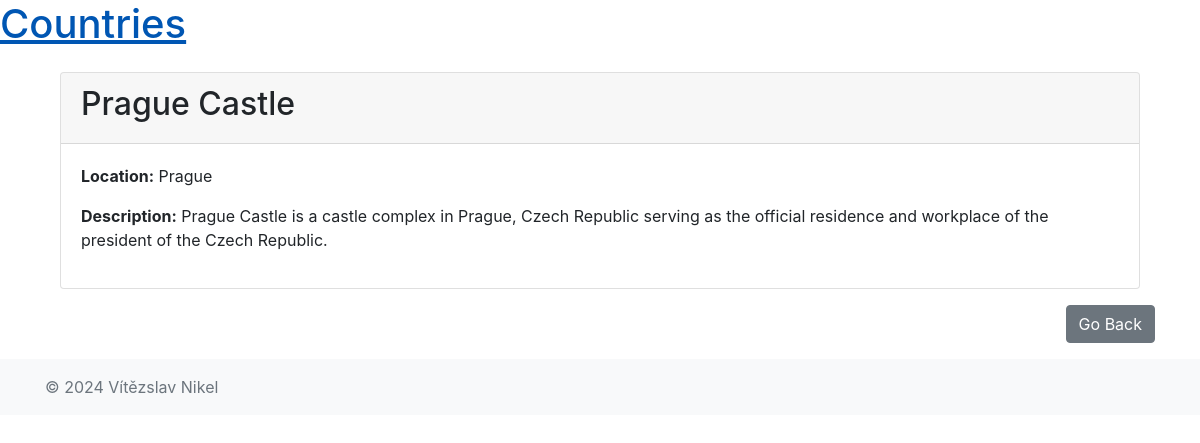
The app's page /countries/landmarks/1/ with its own data.
### countries/models.py (models this page shows, shortened)
class Landmark(models.Model):
    name = models.CharField(max_length=100, verbose_name='Landmark Name')
    description = models.TextField(verbose_name='Description')
    city = models.ForeignKey(City, related_name='landmarks', on_delete=models.CASCADE, verbose_name='City')
    class Meta:
        verbose_name = 'Landmark'
        verbose_name_plural = 'Landmarks'

class City(models.Model):
    name = models.CharField(max_length=100, verbose_name='City Name')
    country = models.ForeignKey(Country, on_delete=models.CASCADE, related_name='cities', verbose_name='Country')
    population = models.IntegerField(verbose_name='Population')
    def __str__(self):
        return self.name
    class Meta:
        verbose_name = 'City'
        verbose_name_plural = 'Cities'

### countries/views.py (the view)
# urls.py: path('landmarks/<int:pk>/', LandmarkDetailView.as_view(), name='landmark_detail'),
class LandmarkDetailView(DetailView):
    model = Landmark
    template_name = 'countries/landmark_detail.html'
    context_object_name = 'landmark'

### countries/templates/countries/landmark_detail.html (shortened to what this page needs)
{% extends 'base.html' %}
{% block content %}
<div class="container mt-4">
    <div class="card">
        <div class="card-header">
            <h2>{{ landmark.name }}</h2>
        </div>
        <div class="card-body">
            <p><strong>Location:</strong> {{ landmark.country }} {{ landmark.city}}</p>
            <p><strong>Description:</strong> {{ landmark.description }}</p>
        </div>
    </div>
</div>
{% endblock %}

### records on screen
Landmark: name "Prague Castle", city "Prague", description "Prague Castle is a castle complex in Prague, Czech Republic serving as the official residence and workplace of the president of the Czech Republic."
